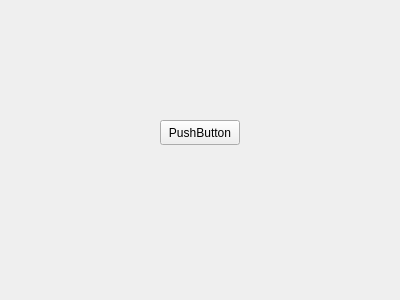
<?xml version="1.0" encoding="UTF-8"?>
<ui version="4.0">
 <class>Form</class>
 <widget class="QWidget" name="Form">
  <property name="geometry">
   <rect>
    <x>0</x>
    <y>0</y>
    <width>400</width>
    <height>300</height>
   </rect>
  </property>
  <property name="windowTitle">
   <string>Form</string>
  </property>
  <widget class="QPushButton" name="pushButton">
   <property name="geometry">
    <rect>
     <x>160</x>
     <y>120</y>
     <width>80</width>
     <height>25</height>
    </rect>
   </property>
   <property name="text">
    <string>PushButton</string>
   </property>
  </widget>
 </widget>
 <resources/>
 <connections/>
</ui>
